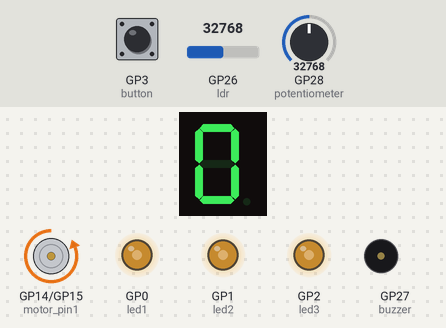
The program below on a simulated Raspberry Pi Pico running MicroPython. Shown: 1-digit seven-segment display, motor-driver pin pairs drawn as motors (green arrow = first pin HIGH = forward, orange = second pin HIGH = backward, longer = more drive), output pins drawn as LEDs (lit = HIGH), buzzer (waves = sounding, pin HIGH). The inputs (shaded band) are chosen by the test bench; at power-on: GP3 (button) LOW, GP28 (potentiometer) = 32768, GP26 (ldr) = 32768 (analog values on the 0–65535 scale). The segment pins are drawn as the display they are named for; pins used as bus, display or sensor lines are not drawn; what the program prints to the serial console is not drawn.

Above: at 1.2 s.
1.3 s: GP3 (button) pulled HIGH for 3.2 s
At 3.4 s:
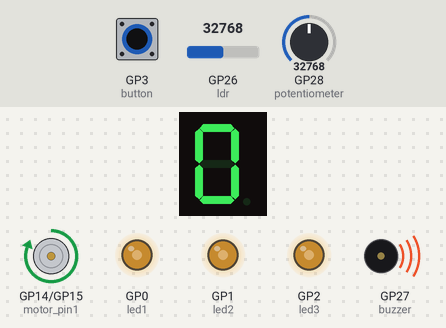
6.8 s: GP28 (potentiometer) set to 45874
At 8.0 s:
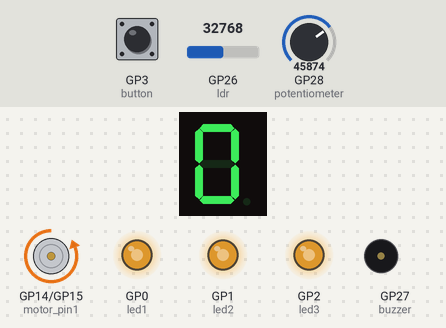
8.3 s: GP3 (button) pulled HIGH for 0.15 s
At 9.1 s:
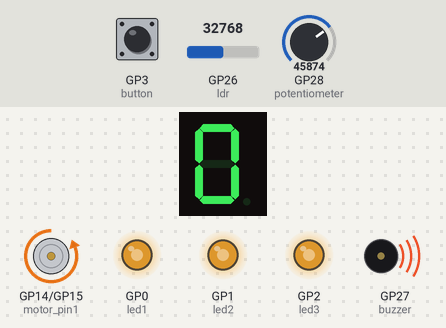
10.8 s: GP28 (potentiometer) set to 57670
At 11.3 s:
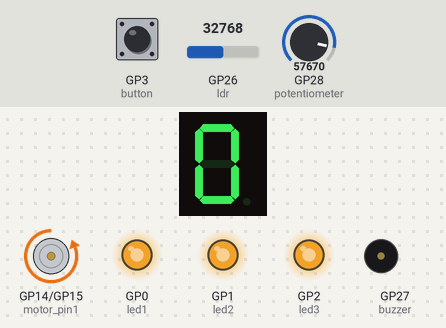
12.3 s: GP3 (button) pulled HIGH for 1 s
At 13.1 s:
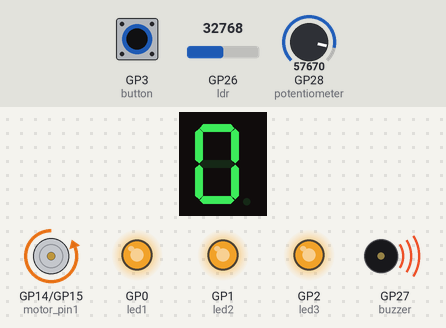
14.8 s: GP26 (ldr) set to 19660
At 15.8 s:
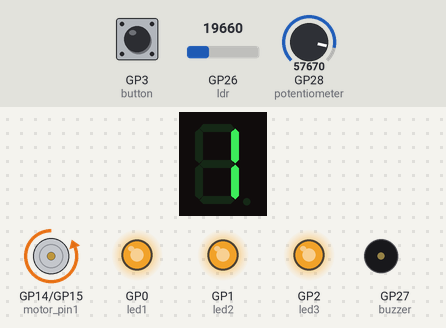
Timing chart, 0 to 17.3 s (numbered marks = the images above; inputs shaded):
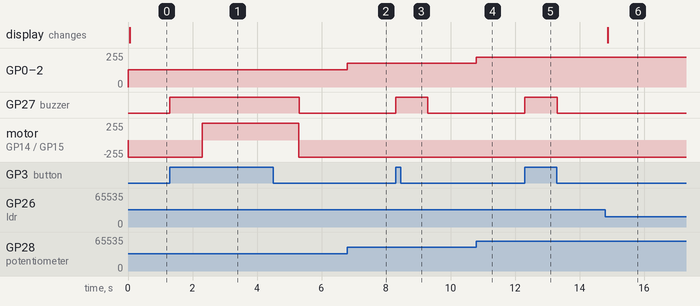

The program:

Raspberry_Mix.py
```python
from machine import Pin, PWM
import time
from machine import ADC


# LEDs
led1 = PWM(Pin(0))
led2 = PWM(Pin(1))
led3 = PWM(Pin(2))
buzzer = Pin(27, Pin.OUT)
button = Pin(3, Pin.IN, Pin.PULL_DOWN)  #Internal pull-up
potentiometer = ADC(28)
ldr = ADC(Pin(26))
motor_pin1 = Pin(14, Pin.OUT)
motor_pin2 = Pin(15, Pin.OUT)

segA = Pin(22, Pin.OUT)
segB = Pin(21, Pin.OUT)
segC = Pin(20, Pin.OUT)
segD = Pin(19, Pin.OUT)
segE = Pin(18, Pin.OUT)
segF = Pin(17, Pin.OUT)
segG = Pin(16, Pin.OUT)

led1.freq(1000)#Set the frequency
led2.freq(1000)
led3.freq(1000)
State=0


while True:
    value = potentiometer.read_u16()#Get the values
    #print(value)#Print value on the shell
    led1.duty_u16(value)#Turn the LED ON and OFF
    led2.duty_u16(value)
    led3.duty_u16(value)

    ldrValue = ldr.read_u16()
    print(ldrValue)

    if ldrValue >20000:
        segA.value(0)
        segB.value(0)
        segC.value(0)
        segD.value(0)
        segE.value(0)
        segF.value(0)
        segG.value(1)
    else:
        segA.value(1)
        segB.value(0)
        segC.value(0)
        segD.value(1)
        segE.value(1)
        segF.value(1)
        segG.value(1)

    if button.value() == 1:
        buzzer.value(1)
        time.sleep(1)
    else:
        buzzer.value(0)

    if button.value() == 1:
           motor_pin1.high()
           motor_pin2.low()
    else:
           motor_pin1.low()
           motor_pin2.high()


    
```

Measured:
- after the input at 1.3 s, GP27 (buzzer): LOW → HIGH at once, → LOW 4.0 s later; motor on GP14 (motor_pin1) / GP15 (motor_pin2): backward 255/255 → forward 255/255 after 1.0 s, → backward 255/255 3.0 s later
- after the input at 6.8 s, GP0 (led1), GP1 (led2), GP2 (led3): 128/255 → 178/255 at once
- after the input at 8.3 s, GP27 (buzzer): LOW → HIGH at once, → LOW 1.0 s later
- after the input at 10.8 s, GP0 (led1), GP1 (led2), GP2 (led3): 178/255 → 224/255 at once
- after the input at 12.3 s, GP27 (buzzer): LOW → HIGH at once, → LOW 1.0 s later
- after the input at 14.8 s, the display: changes after 0.08 s (image 6)
